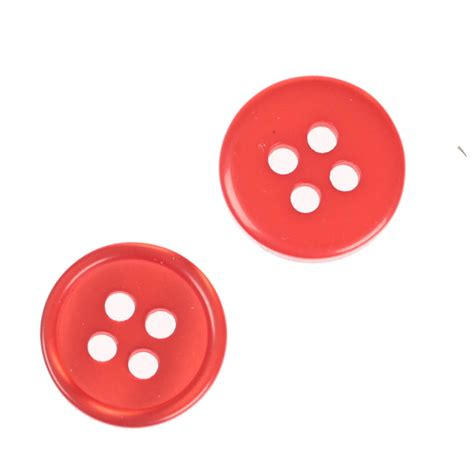
#> input picture boutons_rouges.jpg, 474 x 474 px, found by its file name
$ python probleme1.py
#> lines starting #> are read from the running program, lines starting #| are printed output that depends on the picture; after the words box and inside, x2 and y2 are one past the last pixel; in counts of white or black regions, pixels touching at a corner belong together
import numpy as np
import cv2
imgray = cv2.imread('C:/Users/mouli/stage_LM/boutons_rouges.jpg',0)
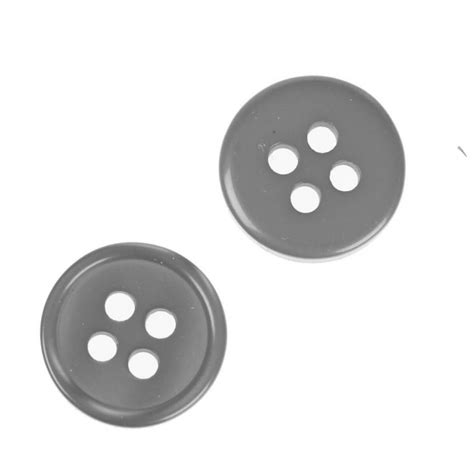
#> imgray: shape (474, 474); min 92, max 255, mean 226.6
img = cv2.imread('C:/Users/mouli/stage_LM/boutons_rouges.jpg')
#> img is the input picture: shape (474, 474, 3); mean B, G, R 215.4, 216.3, 250.7
ret,thresh = cv2.threshold(imgray,200,255,cv2.THRESH_BINARY_INV)
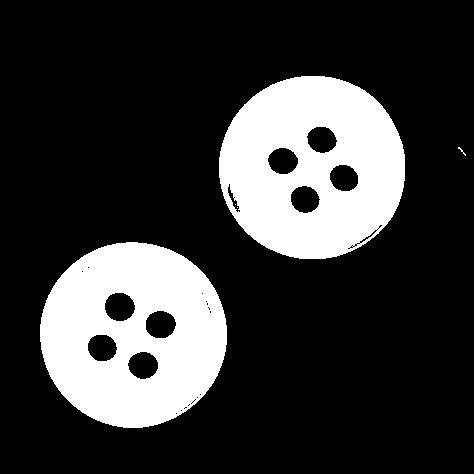
#> thresh: shape (474, 474); 21.9% white; 5 white regions (3 under 20 px), largest, box (x1, y1, x2, y2) and area: (40, 242, 227, 428) 24688, (219, 76, 405, 259) 24476
kernel = np.ones((5,5),np.uint8)
opg = cv2.morphologyEx(thresh, cv2.MORPH_OPEN, kernel)
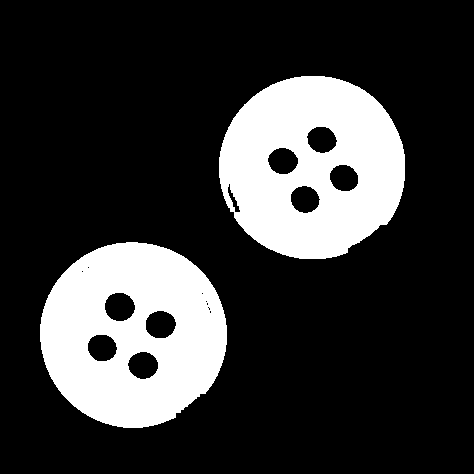
#> opg: shape (474, 474); 21.8% white; 2 white regions
contours, hierarchy = cv2.findContours(opg,cv2.RETR_TREE,cv2.CHAIN_APPROX_SIMPLE)
#> contours = 19 contours, 8 with area under 20; largest, box (x1, y1, x2, y2) and area: (40, 242, 227, 428) 26868, (219, 76, 405, 259) 26516, (104, 292, 136, 322) 704, (145, 310, 177, 339) 686, (127, 351, 159, 380) 658
for cnt in contours:
    mask = np.zeros(imgray.shape,np.uint8)
    cv2.drawContours(mask,[cnt],0,255,-1)
    mean_val = cv2.mean(img,mask = mask)
    if mean_val[0] < 120:
        x,y,w,h = cv2.boundingRect(cnt)
        img = cv2.rectangle(img,(x,y),(x+w,y+h),(0,255,0),2)
#> this loop made 19 passes
#> (mean_val, x, y, w, h) on passes 1, 14: ((92.96, 96.25, 233.7, 0), 40, 242, 187, 186), ((92.1, 95.28, 242, 0), 219, 76, 186, 183)
#> mean_val on passes 2, 3, 4, 5, 6, 8: (228, 228.1, 249, 0), (229.3, 229.7, 249.9, 0), (156, 162.9, 251.4, 0), (229.6, 229.8, 249.8, 0), (157, 163.2, 254.5, 0), (156.5, 163.4, 252.6, 0)
#> pass 1, `img = cv2.rectangle(img,(x,y),(x+w,y+h),(0,255,0),2)`:
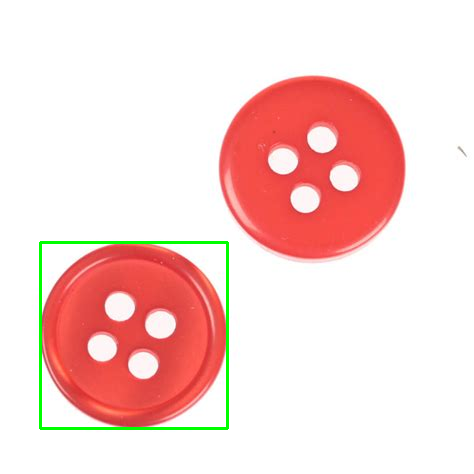
#> img: shape (474, 474, 3); 0.99% of pixels changed, all inside (x1, y1, x2, y2) = (39, 241, 229, 430)
#> after the loop:
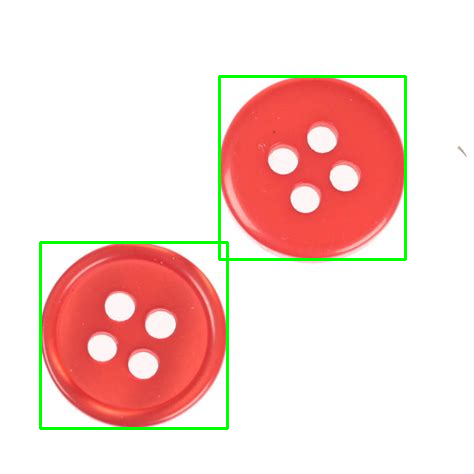
#> img: shape (474, 474, 3); 0.98% of pixels changed, all inside (x1, y1, x2, y2) = (218, 75, 407, 261)
#> after the loop:
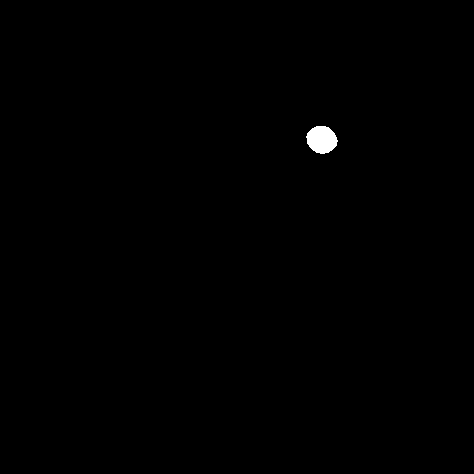
#> mask: shape (474, 474); 0.3% white; 1 white region, box (x1, y1, x2, y2) and area: (306, 126, 338, 154) 668

cv2.imshow('image',opg)
cv2.waitKey()
cv2.imshow('image',img)
cv2.waitKey()
cv2.destroyAllWindows()
